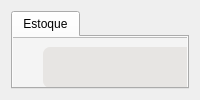
         <widget class="QWidget" name="estoque_pag">
          <layout class="QHBoxLayout" name="horizontalLayout_7">
           <item>
            <widget class="QTabWidget" name="estoque_tab">
             <property name="currentIndex">
              <number>0</number>
             </property>
             <widget class="QWidget" name="estoque">
              <attribute name="title">
               <string>Estoque</string>
              </attribute>
              <widget class="QFrame" name="frame_2">
               <property name="geometry">
                <rect>
                 <x>-10</x>
                 <y>0</y>
                 <width>99999</width>
                 <height>99999</height>
                </rect>
               </property>
               <property name="minimumSize">
                <size>
                 <width>99999</width>
                 <height>99999</height>
                </size>
               </property>
               <property name="styleSheet">
                <string notr="true">background-color: rgb(244, 244, 244);</string>
               </property>
               <property name="frameShape">
                <enum>QFrame::StyledPanel</enum>
               </property>
               <property name="frameShadow">
                <enum>QFrame::Raised</enum>
               </property>
               <widget class="QLabel" name="label_165">
                <property name="geometry">
                 <rect>
                  <x>40</x>
                  <y>10</y>
                  <width>971</width>
                  <height>41</height>
                 </rect>
                </property>
                <property name="font">
                 <font>
                  <family>MS Shell Dlg 2</family>
                  <pointsize>12</pointsize>
                 </font>
                </property>
                <property name="styleSheet">
                 <string notr="true">background-color: rgb(231, 229, 227);
border-radius: 7px;</string>
                </property>
                <property name="frameShape">
                 <enum>QFrame::NoFrame</enum>
                </property>
                <property name="frameShadow">
                 <enum>QFrame::Sunken</enum>
                </property>
                <property name="text">
                 <string>ESTOQUE</string>
                </property>
                <property name="alignment">
                 <set>Qt::AlignCenter</set>
                </property>
               </widget>
               <widget class="QLineEdit" name="consulta_estoque">
                <property name="geometry">
                 <rect>
                  <x>45</x>
                  <y>70</y>
                  <width>881</width>
                  <height>21</height>
                 </rect>
                </property>
                <property name="styleSheet">
                 <string notr="true">background-color: rgb(255, 255, 255);
border: none;
border-bottom: 0.5px solid rgba(211, 211, 211, 211);
border-radius: 7px;
</string>
                </property>
               </widget>
               <widget class="QPushButton" name="busca_botao">
                <property name="geometry">
                 <rect>
                  <x>935</x>
                  <y>70</y>
                  <width>51</width>
                  <height>23</height>
                 </rect>
                </property>
                <property name="styleSheet">
                 <string notr="true">border-radius:10px;
background-color: rgb(231, 229, 227);
border-bottom: 0.5px solid rgba(255, 255, 255, 255);
border-radius: 7px;</string>
                </property>
                <property name="text">
                 <string/>
                </property>
                <property name="icon">
                 <iconset>
                  <normaloff>Icones/lupa.png</normaloff>Icones/lupa.png</iconset>
                </property>
                <property name="iconSize">
                 <size>
                  <width>20</width>
                  <height>20</height>
                 </size>
                </property>
               </widget>
               <widget class="QTableWidget" name="estoque_tab_2">
                <property name="geometry">
                 <rect>
                  <x>40</x>
                  <y>110</y>
                  <width>971</width>
                  <height>411</height>
                 </rect>
                </property>
                <property name="font">
                 <font>
                  <pointsize>12</pointsize>
                 </font>
                </property>
                <property name="styleSheet">
                 <string notr="true">background-color: rgb(255, 255, 255);
border-radius: 7px;
border-bottom: 0.5px solid rgba(211, 211, 211, 211);</string>
                </property>
                <attribute name="horizontalHeaderDefaultSectionSize">
                 <number>100</number>
                </attribute>
                <attribute name="horizontalHeaderMinimumSectionSize">
                 <number>39</number>
                </attribute>
                <attribute name="verticalHeaderDefaultSectionSize">
                 <number>30</number>
                </attribute>
                <column>
                 <property name="text">
                  <string>COD</string>
                 </property>
                </column>
                <column>
                 <property name="text">
                  <string>NOME</string>
                 </property>
                </column>
                <column>
                 <property name="text">
                  <string>MARCA</string>
                 </property>
                </column>
                <column>
                 <property name="text">
                  <string>ESTOQUE ATUAL</string>
                 </property>
                </column>
                <column>
                 <property name="text">
                  <string>ESTOQUE MÍN</string>
                 </property>
                </column>
                <column>
                 <property name="text">
                  <string>ESTOQUE MAX</string>
                 </property>
                </column>
                <column>
                 <property name="text">
                  <string>UNIDADE</string>
                 </property>
                </column>
                <column>
                 <property name="text">
                  <string>PREÇO</string>
                 </property>
                </column>
                <column>
                 <property name="text">
                  <string>VALOR DE VENDA</string>
                 </property>
                </column>
                <column>
                 <property name="text">
                  <string>SKU</string>
                 </property>
                </column>
                <column>
                 <property name="text">
                  <string>NCM</string>
                 </property>
                </column>
                <column>
                 <property name="text">
                  <string>CEAN</string>
                 </property>
                </column>
                <column>
                 <property name="text">
                  <string>CFOP</string>
                 </property>
                </column>
               </widget>
               <widget class="QPushButton" name="limpar_estoque">
                <property name="geometry">
                 <rect>
                  <x>920</x>
                  <y>560</y>
                  <width>111</width>
                  <height>31</height>
                 </rect>
                </property>
                <property name="font">
                 <font>
                  <pointsize>10</pointsize>
                 </font>
                </property>
                <property name="styleSheet">
                 <string notr="true">QPushButton#limpar_estoque{
	background-color: rgb(0, 0, 0);
	border-radius:10px;
	color: rgb(255, 255, 255);
}

QPushButton#limpar_estoque:hover{
	background-color: rgb(254,117, 24);
	color: rgb(0, 0, 0);
}

QPushButton#limpar_estoque:pressed{
	padding-left:10px;
	padding-top:10px;
	background-color: rgb(0,0, 0);	
	color: rgb(255, 255, 255);
}</string>
                </property>
                <property name="text">
                 <string>LIMPAR LISTA</string>
                </property>
               </widget>
               <widget class="QPushButton" name="remover_estoque">
                <property name="geometry">
                 <rect>
                  <x>790</x>
                  <y>560</y>
                  <width>111</width>
                  <height>31</height>
                 </rect>
                </property>
                <property name="font">
                 <font>
                  <pointsize>10</pointsize>
                 </font>
                </property>
                <property name="styleSheet">
                 <string notr="true">QPushButton#remover_estoque{
	background-color: rgb(0, 0, 0);
	border-radius:10px;
	color: rgb(255, 255, 255);
}

QPushButton#remover_estoque:hover{
	background-color: rgb(254,117, 24);
	color: rgb(0, 0, 0);
}

QPushButton#remover_estoque:pressed{
	padding-left:10px;
	padding-top:10px;
	background-color: rgb(0,0, 0);	
	color: rgb(255, 255, 255);
}</string>
                </property>
                <property name="text">
                 <string>REMOVER</string>
                </property>
               </widget>
              </widget>
             </widget>
            </widget>
           </item>
          </layout>
         </widget>
